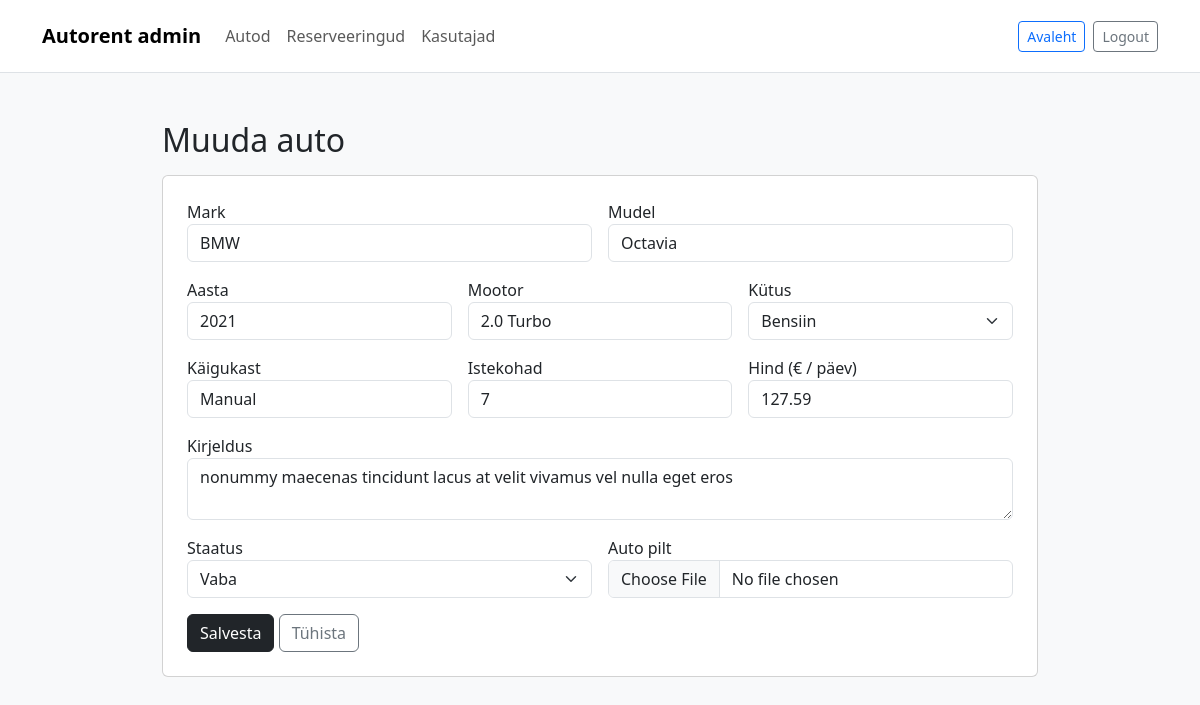
Screenshot of /admin/muuda_auto.php?id=2 (signed in) with the database file from the repository.
### tables this page shows
CREATE TABLE `cars` (
  `id` int(11) NOT NULL,
  `brand` varchar(100) NOT NULL,
  `model` varchar(100) NOT NULL,
  `year` int(11) DEFAULT NULL,
  `registration_number` varchar(50) DEFAULT NULL,
  `engine` varchar(100) DEFAULT NULL,
  `fuel_type` varchar(50) DEFAULT NULL,
  `transmission` varchar(50) DEFAULT NULL,
  `seats` int(11) DEFAULT NULL,
  `price_per_day` decimal(10,2) NOT NULL DEFAULT 0.00,
  `description` text DEFAULT NULL,
  `image` varchar(255) DEFAULT NULL,
  `status` enum('available','rented','maintenance') DEFAULT 'available',
  `created_at` timestamp NOT NULL DEFAULT current_timestamp()
);

### admin/muuda_auto.php (the view, shortened to what this page needs)
<?php
include __DIR__ . '/../public/config.php';
$id = (int)$_GET['id'];
$res = mysqli_query($yhendus, "SELECT * FROM cars WHERE id = $id LIMIT 1");
$car = mysqli_fetch_assoc($res);
?>
<!doctype html>
<html lang="et">
<head>
  <link href="https://cdn.jsdelivr.net/npm/bootstrap@5.3.0/dist/css/bootstrap.min.css" rel="stylesheet">
</head>
<body class="bg-light">
<nav class="navbar navbar-expand-lg navbar-white bg-white border-bottom py-3">
    <div class="container">
        <a class="navbar-brand fw-bold" href="index.php">Autorent admin</a>
        <div class="collapse navbar-collapse" id="adminNav">
            <ul class="navbar-nav me-auto">
                <li class="nav-item"><a class="nav-link" href="index.php">Autod</a></li>
                <li class="nav-item"><a class="nav-link" href="reservations.php">Reserveeringud</a></li>
                <li class="nav-item"><a class="nav-link" href="users.php">Kasutajad</a></li>
            </ul>
            <a href="../public/avaleht.php" class="btn btn-outline-primary btn-sm me-2">Avaleht</a>
            <a href="../public/logout.php" class="btn btn-outline-secondary btn-sm">Logout</a>
        </div>
    </div>
</nav>
<div class="container my-5" style="max-width:900px;">
    <h2>Muuda auto</h2>
    <div class="card p-4 mt-3">
        <form method="post" enctype="multipart/form-data">
            <div class="row g-3">
                <div class="col-md-6"><label>Mark</label><input name="mark" class="form-control" value="<?php echo htmlspecialchars($car['brand'] ?? $car['mark']); ?>"></div>
                <div class="col-md-6"><label>Mudel</label><input name="model" class="form-control" value="<?php echo htmlspecialchars($car['model']); ?>"></div>
                <div class="col-md-4"><label>Aasta</label><input name="year" type="number" class="form-control" value="<?php echo htmlspecialchars($car['year']); ?>"></div>
                <div class="col-md-4"><label>Mootor</label><input name="engine" class="form-control" value="<?php echo htmlspecialchars($car['engine']); ?>"></div>
                <div class="col-md-4"><label>Kütus</label>
                    <select name="fuel_type" class="form-select">
                        <option value="Bensiin" <?php if(($car['fuel_type'] ?? $car['fuel'])=='Bensiin') echo 'selected'; ?>>Bensiin</option>
                    </select>
                </div>
                <div class="col-md-4"><label>Käigukast</label><input name="transmission" class="form-control" value="<?php echo htmlspecialchars($car['transmission']); ?>"></div>
                <div class="col-md-4"><label>Istekohad</label><input name="seats" type="number" class="form-control" value="<?php echo htmlspecialchars($car['seats']); ?>"></div>
                <div class="col-md-4"><label>Hind (€ / päev)</label><input name="price" type="number" step="0.01" class="form-control" value="<?php echo htmlspecialchars($car['price_per_day'] ?? $car['price']); ?>"></div>
                <div class="col-12"><label>Kirjeldus</label><textarea name="description" class="form-control"><?php echo htmlspecialchars($car['description']); ?></textarea></div>
                <div class="col-md-6"><label>Staatus</label>
                    <select name="status" class="form-select">
                        <option value="vaba" <?php if($car['status']=='vaba') echo 'selected'; ?>>Vaba</option>
                    </select>
                </div>
                <div class="col-md-6"><label>Auto pilt</label><input type="file" name="image" class="form-control"></div>
            </div>
            <div class="mt-3">
                <button class="btn btn-dark">Salvesta</button>
                <a href="index.php" class="btn btn-outline-secondary">Tühista</a>
            </div>
        </form>
    </div>
</div>
</body>
</html>

### rows the page displays
cars: mark "BMW", model "Octavia", year "2021", engine "2.0 Turbo", transmission "Manual", seats "7", price "127.59", description "nonummy maecenas tincidunt lacus at velit vivamus vel nulla eget eros"
